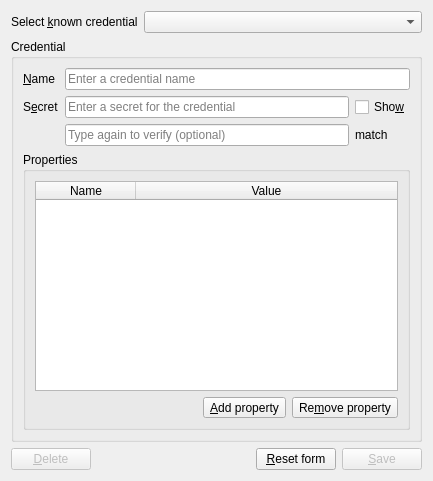
<?xml version="1.0" encoding="UTF-8"?>
<ui version="4.0">
 <class>Dialog</class>
 <widget class="QDialog" name="Dialog">
  <property name="geometry">
   <rect>
    <x>0</x>
    <y>0</y>
    <width>433</width>
    <height>481</height>
   </rect>
  </property>
  <property name="windowTitle">
   <string>Credential manager</string>
  </property>
  <layout class="QVBoxLayout" name="verticalLayout_2">
   <item>
    <layout class="QHBoxLayout" name="horizontalLayout">
     <item>
      <widget class="QLabel" name="credentialLabel">
       <property name="sizePolicy">
        <sizepolicy hsizetype="Minimum" vsizetype="Preferred">
         <horstretch>0</horstretch>
         <verstretch>0</verstretch>
        </sizepolicy>
       </property>
       <property name="text">
        <string>Select &amp;known credential</string>
       </property>
       <property name="buddy">
        <cstring>credentialComboBox</cstring>
       </property>
      </widget>
     </item>
     <item>
      <widget class="QComboBox" name="credentialComboBox">
       <property name="sizePolicy">
        <sizepolicy hsizetype="Expanding" vsizetype="Fixed">
         <horstretch>0</horstretch>
         <verstretch>0</verstretch>
        </sizepolicy>
       </property>
      </widget>
     </item>
    </layout>
   </item>
   <item>
    <widget class="QGroupBox" name="credentialGroupBox">
     <property name="enabled">
      <bool>true</bool>
     </property>
     <property name="title">
      <string>Credential</string>
     </property>
     <layout class="QVBoxLayout" name="verticalLayout">
      <item>
       <layout class="QGridLayout" name="gridLayout">
        <item row="1" column="1">
         <widget class="QLineEdit" name="secretEdit">
          <property name="echoMode">
           <enum>QLineEdit::Password</enum>
          </property>
          <property name="placeholderText">
           <string>Enter a secret for the credential</string>
          </property>
          <property name="clearButtonEnabled">
           <bool>true</bool>
          </property>
         </widget>
        </item>
        <item row="2" column="2">
         <widget class="QLabel" name="matchLabel">
          <property name="text">
           <string>match</string>
          </property>
         </widget>
        </item>
        <item row="1" column="2">
         <widget class="QCheckBox" name="showSecretCheckBox">
          <property name="text">
           <string>Sho&amp;w</string>
          </property>
         </widget>
        </item>
        <item row="0" column="0">
         <widget class="QLabel" name="nameLabel">
          <property name="text">
           <string>&amp;Name</string>
          </property>
          <property name="buddy">
           <cstring>nameEdit</cstring>
          </property>
         </widget>
        </item>
        <item row="2" column="1">
         <widget class="QLineEdit" name="secretEditRepeat">
          <property name="echoMode">
           <enum>QLineEdit::Password</enum>
          </property>
          <property name="placeholderText">
           <string>Type again to verify (optional)</string>
          </property>
          <property name="clearButtonEnabled">
           <bool>true</bool>
          </property>
         </widget>
        </item>
        <item row="1" column="0">
         <widget class="QLabel" name="secretLabel">
          <property name="text">
           <string>S&amp;ecret</string>
          </property>
          <property name="buddy">
           <cstring>secretEdit</cstring>
          </property>
         </widget>
        </item>
        <item row="0" column="1" colspan="2">
         <widget class="QLineEdit" name="nameEdit">
          <property name="placeholderText">
           <string>Enter a credential name</string>
          </property>
          <property name="clearButtonEnabled">
           <bool>true</bool>
          </property>
         </widget>
        </item>
       </layout>
      </item>
      <item>
       <widget class="QGroupBox" name="groupBox">
        <property name="title">
         <string>Properties</string>
        </property>
        <layout class="QVBoxLayout" name="verticalLayout_3">
         <item>
          <widget class="QTableWidget" name="credentialPropsTable">
           <property name="columnCount">
            <number>2</number>
           </property>
           <attribute name="horizontalHeaderStretchLastSection">
            <bool>true</bool>
           </attribute>
           <column>
            <property name="text">
             <string>Name</string>
            </property>
           </column>
           <column>
            <property name="text">
             <string>Value</string>
            </property>
           </column>
          </widget>
         </item>
         <item>
          <layout class="QHBoxLayout" name="horizontalLayout_2">
           <item>
            <spacer name="horizontalSpacer_2">
             <property name="orientation">
              <enum>Qt::Horizontal</enum>
             </property>
             <property name="sizeHint" stdset="0">
              <size>
               <width>40</width>
               <height>20</height>
              </size>
             </property>
            </spacer>
           </item>
           <item>
            <widget class="QToolButton" name="addRowPB">
             <property name="text">
              <string>&amp;Add property</string>
             </property>
             <property name="autoRaise">
              <bool>false</bool>
             </property>
            </widget>
           </item>
           <item>
            <widget class="QToolButton" name="deleteRowPB">
             <property name="text">
              <string>Re&amp;move property</string>
             </property>
             <property name="autoRaise">
              <bool>false</bool>
             </property>
            </widget>
           </item>
          </layout>
         </item>
        </layout>
       </widget>
      </item>
     </layout>
    </widget>
   </item>
   <item>
    <layout class="QHBoxLayout" name="buttonHorizontalLayout">
     <item>
      <widget class="QPushButton" name="deletePB">
       <property name="enabled">
        <bool>false</bool>
       </property>
       <property name="text">
        <string>&amp;Delete</string>
       </property>
       <property name="autoDefault">
        <bool>false</bool>
       </property>
      </widget>
     </item>
     <item>
      <spacer name="horizontalSpacer">
       <property name="orientation">
        <enum>Qt::Horizontal</enum>
       </property>
       <property name="sizeHint" stdset="0">
        <size>
         <width>40</width>
         <height>20</height>
        </size>
       </property>
      </spacer>
     </item>
     <item>
      <widget class="QPushButton" name="resetPB">
       <property name="text">
        <string>&amp;Reset form</string>
       </property>
      </widget>
     </item>
     <item>
      <widget class="QPushButton" name="savePB">
       <property name="enabled">
        <bool>false</bool>
       </property>
       <property name="text">
        <string>&amp;Save</string>
       </property>
       <property name="autoDefault">
        <bool>false</bool>
       </property>
       <property name="default">
        <bool>true</bool>
       </property>
      </widget>
     </item>
    </layout>
   </item>
  </layout>
 </widget>
 <tabstops>
  <tabstop>nameEdit</tabstop>
  <tabstop>secretEdit</tabstop>
  <tabstop>secretEditRepeat</tabstop>
  <tabstop>showSecretCheckBox</tabstop>
  <tabstop>credentialPropsTable</tabstop>
  <tabstop>addRowPB</tabstop>
  <tabstop>deleteRowPB</tabstop>
  <tabstop>deletePB</tabstop>
  <tabstop>resetPB</tabstop>
  <tabstop>savePB</tabstop>
  <tabstop>credentialComboBox</tabstop>
 </tabstops>
 <resources/>
 <connections/>
</ui>
